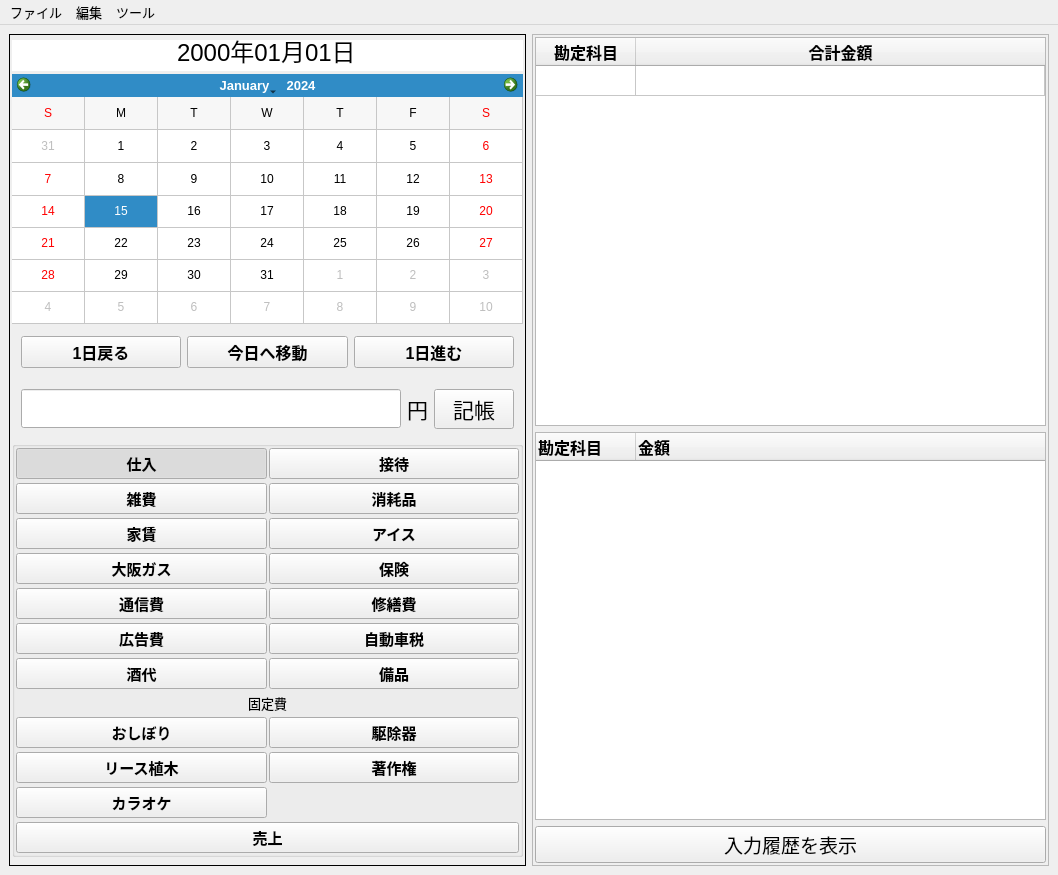
<?xml version="1.0" encoding="UTF-8"?>
<ui version="4.0">
 <class>MainWindow</class>
 <widget class="QMainWindow" name="MainWindow">
  <property name="geometry">
   <rect>
    <x>0</x>
    <y>0</y>
    <width>1058</width>
    <height>875</height>
   </rect>
  </property>
  <property name="minimumSize">
   <size>
    <width>0</width>
    <height>875</height>
   </size>
  </property>
  <property name="font">
   <font>
    <pointsize>10</pointsize>
   </font>
  </property>
  <property name="windowTitle">
   <string>New Taipoon</string>
  </property>
  <property name="toolButtonStyle">
   <enum>Qt::ToolButtonIconOnly</enum>
  </property>
  <widget class="QWidget" name="centralwidget">
   <layout class="QHBoxLayout" name="horizontalLayout_2">
    <item>
     <widget class="QFrame" name="left_frame">
      <property name="layoutDirection">
       <enum>Qt::LeftToRight</enum>
      </property>
      <property name="frameShape">
       <enum>QFrame::Box</enum>
      </property>
      <property name="frameShadow">
       <enum>QFrame::Plain</enum>
      </property>
      <layout class="QVBoxLayout" name="verticalLayout">
       <property name="spacing">
        <number>0</number>
       </property>
       <property name="sizeConstraint">
        <enum>QLayout::SetMinimumSize</enum>
       </property>
       <property name="leftMargin">
        <number>2</number>
       </property>
       <property name="topMargin">
        <number>2</number>
       </property>
       <property name="rightMargin">
        <number>2</number>
       </property>
       <property name="bottomMargin">
        <number>2</number>
       </property>
       <item>
        <widget class="QDateEdit" name="date_edit">
         <property name="font">
          <font>
           <pointsize>18</pointsize>
          </font>
         </property>
         <property name="focusPolicy">
          <enum>Qt::ClickFocus</enum>
         </property>
         <property name="frame">
          <bool>false</bool>
         </property>
         <property name="alignment">
          <set>Qt::AlignCenter</set>
         </property>
         <property name="buttonSymbols">
          <enum>QAbstractSpinBox::NoButtons</enum>
         </property>
         <property name="currentSection">
          <enum>QDateTimeEdit::DaySection</enum>
         </property>
         <property name="displayFormat">
          <string>yyyy年MM月dd日</string>
         </property>
         <property name="calendarPopup">
          <bool>false</bool>
         </property>
        </widget>
       </item>
       <item>
        <widget class="QCalendarWidget" name="calender">
         <property name="sizePolicy">
          <sizepolicy hsizetype="Fixed" vsizetype="Fixed">
           <horstretch>0</horstretch>
           <verstretch>0</verstretch>
          </sizepolicy>
         </property>
         <property name="maximumSize">
          <size>
           <width>16777212</width>
           <height>250</height>
          </size>
         </property>
         <property name="font">
          <font>
           <pointsize>9</pointsize>
          </font>
         </property>
         <property name="firstDayOfWeek">
          <enum>Qt::Sunday</enum>
         </property>
         <property name="gridVisible">
          <bool>true</bool>
         </property>
         <property name="selectionMode">
          <enum>QCalendarWidget::SingleSelection</enum>
         </property>
         <property name="horizontalHeaderFormat">
          <enum>QCalendarWidget::SingleLetterDayNames</enum>
         </property>
         <property name="verticalHeaderFormat">
          <enum>QCalendarWidget::NoVerticalHeader</enum>
         </property>
         <property name="navigationBarVisible">
          <bool>true</bool>
         </property>
        </widget>
       </item>
       <item>
        <widget class="QFrame" name="operate_date_buttons_frame">
         <property name="sizePolicy">
          <sizepolicy hsizetype="Preferred" vsizetype="Fixed">
           <horstretch>0</horstretch>
           <verstretch>0</verstretch>
          </sizepolicy>
         </property>
         <layout class="QHBoxLayout" name="horizontalLayout">
          <item>
           <widget class="QPushButton" name="go_back_day_button">
            <property name="font">
             <font>
              <pointsize>12</pointsize>
              <weight>75</weight>
              <bold>true</bold>
             </font>
            </property>
            <property name="text">
             <string>1日戻る</string>
            </property>
           </widget>
          </item>
          <item>
           <widget class="QPushButton" name="go_today_button">
            <property name="font">
             <font>
              <pointsize>12</pointsize>
              <weight>75</weight>
              <bold>true</bold>
             </font>
            </property>
            <property name="text">
             <string>今日へ移動</string>
            </property>
           </widget>
          </item>
          <item>
           <widget class="QPushButton" name="go_forward_day_button">
            <property name="font">
             <font>
              <pointsize>12</pointsize>
              <weight>75</weight>
              <bold>true</bold>
             </font>
            </property>
            <property name="text">
             <string>1日進む</string>
            </property>
           </widget>
          </item>
         </layout>
        </widget>
       </item>
       <item>
        <widget class="QFrame" name="input_frame">
         <property name="sizePolicy">
          <sizepolicy hsizetype="Preferred" vsizetype="Fixed">
           <horstretch>0</horstretch>
           <verstretch>0</verstretch>
          </sizepolicy>
         </property>
         <property name="font">
          <font>
           <pointsize>16</pointsize>
          </font>
         </property>
         <layout class="QHBoxLayout" name="input_layout">
          <item>
           <widget class="QLineEdit" name="price_line_edit">
            <property name="sizePolicy">
             <sizepolicy hsizetype="Expanding" vsizetype="Fixed">
              <horstretch>0</horstretch>
              <verstretch>0</verstretch>
             </sizepolicy>
            </property>
            <property name="font">
             <font>
              <pointsize>20</pointsize>
             </font>
            </property>
            <property name="acceptDrops">
             <bool>true</bool>
            </property>
            <property name="maxLength">
             <number>15</number>
            </property>
            <property name="alignment">
             <set>Qt::AlignCenter</set>
            </property>
            <property name="clearButtonEnabled">
             <bool>true</bool>
            </property>
           </widget>
          </item>
          <item>
           <widget class="QLabel" name="yen_label">
            <property name="text">
             <string>円</string>
            </property>
           </widget>
          </item>
          <item>
           <widget class="QPushButton" name="kicho_button">
            <property name="text">
             <string>記帳</string>
            </property>
           </widget>
          </item>
         </layout>
        </widget>
       </item>
       <item>
        <widget class="QGroupBox" name="buttons_groupbox">
         <property name="sizePolicy">
          <sizepolicy hsizetype="Preferred" vsizetype="Fixed">
           <horstretch>0</horstretch>
           <verstretch>0</verstretch>
          </sizepolicy>
         </property>
         <property name="font">
          <font>
           <pointsize>12</pointsize>
           <weight>75</weight>
           <bold>true</bold>
          </font>
         </property>
         <property name="alignment">
          <set>Qt::AlignCenter</set>
         </property>
         <property name="flat">
          <bool>false</bool>
         </property>
         <layout class="QGridLayout" name="gridLayout_4">
          <property name="leftMargin">
           <number>1</number>
          </property>
          <property name="topMargin">
           <number>1</number>
          </property>
          <property name="rightMargin">
           <number>1</number>
          </property>
          <property name="bottomMargin">
           <number>1</number>
          </property>
          <property name="horizontalSpacing">
           <number>2</number>
          </property>
          <property name="verticalSpacing">
           <number>4</number>
          </property>
          <item row="11" column="0" colspan="2">
           <widget class="QPushButton" name="uriage_button">
            <property name="font">
             <font>
              <pointsize>11</pointsize>
             </font>
            </property>
            <property name="styleSheet">
             <string notr="true"/>
            </property>
            <property name="text">
             <string>売上</string>
            </property>
            <property name="checkable">
             <bool>true</bool>
            </property>
            <property name="autoExclusive">
             <bool>true</bool>
            </property>
           </widget>
          </item>
          <item row="7" column="0" colspan="2">
           <widget class="QLabel" name="koteihi_label">
            <property name="font">
             <font>
              <pointsize>10</pointsize>
              <weight>50</weight>
              <bold>false</bold>
             </font>
            </property>
            <property name="text">
             <string>固定費</string>
            </property>
            <property name="alignment">
             <set>Qt::AlignCenter</set>
            </property>
           </widget>
          </item>
          <item row="10" column="0">
           <widget class="QPushButton" name="karaoke_button">
            <property name="font">
             <font>
              <pointsize>11</pointsize>
             </font>
            </property>
            <property name="text">
             <string>カラオケ</string>
            </property>
            <property name="checkable">
             <bool>true</bool>
            </property>
            <property name="autoExclusive">
             <bool>true</bool>
            </property>
           </widget>
          </item>
          <item row="2" column="1">
           <widget class="QPushButton" name="ice_button">
            <property name="font">
             <font>
              <pointsize>11</pointsize>
             </font>
            </property>
            <property name="text">
             <string>アイス</string>
            </property>
            <property name="checkable">
             <bool>true</bool>
            </property>
            <property name="autoExclusive">
             <bool>true</bool>
            </property>
           </widget>
          </item>
          <item row="2" column="0">
           <widget class="QPushButton" name="yachin_button">
            <property name="font">
             <font>
              <pointsize>11</pointsize>
             </font>
            </property>
            <property name="text">
             <string>家賃</string>
            </property>
            <property name="checkable">
             <bool>true</bool>
            </property>
            <property name="autoExclusive">
             <bool>true</bool>
            </property>
           </widget>
          </item>
          <item row="1" column="1">
           <widget class="QPushButton" name="syoumouhin_button">
            <property name="font">
             <font>
              <pointsize>11</pointsize>
             </font>
            </property>
            <property name="text">
             <string>消耗品</string>
            </property>
            <property name="checkable">
             <bool>true</bool>
            </property>
            <property name="autoExclusive">
             <bool>true</bool>
            </property>
           </widget>
          </item>
          <item row="0" column="1">
           <widget class="QPushButton" name="settai_button">
            <property name="font">
             <font>
              <pointsize>11</pointsize>
             </font>
            </property>
            <property name="text">
             <string>接待</string>
            </property>
            <property name="checkable">
             <bool>true</bool>
            </property>
            <property name="autoExclusive">
             <bool>true</bool>
            </property>
           </widget>
          </item>
          <item row="9" column="0">
           <widget class="QPushButton" name="lease_ueki_button">
            <property name="font">
             <font>
              <pointsize>11</pointsize>
             </font>
            </property>
            <property name="text">
             <string>リース植木</string>
            </property>
            <property name="checkable">
             <bool>true</bool>
            </property>
            <property name="autoExclusive">
             <bool>true</bool>
            </property>
           </widget>
          </item>
          <item row="3" column="1">
           <widget class="QPushButton" name="hoken_button">
            <property name="font">
             <font>
              <pointsize>11</pointsize>
             </font>
            </property>
            <property name="text">
             <string>保険</string>
            </property>
            <property name="checkable">
             <bool>true</bool>
            </property>
            <property name="autoExclusive">
             <bool>true</bool>
            </property>
           </widget>
          </item>
          <item row="1" column="0">
           <widget class="QPushButton" name="zappi_button">
            <property name="font">
             <font>
              <pointsize>11</pointsize>
             </font>
            </property>
            <property name="text">
             <string>雑費</string>
            </property>
            <property name="checkable">
             <bool>true</bool>
            </property>
            <property name="autoExclusive">
             <bool>true</bool>
            </property>
           </widget>
          </item>
          <item row="6" column="1">
           <widget class="QPushButton" name="bihin_button">
            <property name="font">
             <font>
              <pointsize>11</pointsize>
             </font>
            </property>
            <property name="text">
             <string>備品</string>
            </property>
            <property name="checkable">
             <bool>true</bool>
            </property>
            <property name="autoExclusive">
             <bool>true</bool>
            </property>
           </widget>
          </item>
          <item row="6" column="0">
           <widget class="QPushButton" name="sakadai_button">
            <property name="font">
             <font>
              <pointsize>11</pointsize>
             </font>
            </property>
            <property name="text">
             <string>酒代</string>
            </property>
            <property name="checkable">
             <bool>true</bool>
            </property>
            <property name="autoExclusive">
             <bool>true</bool>
            </property>
           </widget>
          </item>
          <item row="5" column="1">
           <widget class="QPushButton" name="zidousyazei_button">
            <property name="font">
             <font>
              <pointsize>11</pointsize>
             </font>
            </property>
            <property name="text">
             <string>自動車税</string>
            </property>
            <property name="checkable">
             <bool>true</bool>
            </property>
            <property name="autoExclusive">
             <bool>true</bool>
            </property>
           </widget>
          </item>
          <item row="4" column="1">
           <widget class="QPushButton" name="syuuzenhi_button">
            <property name="font">
             <font>
              <pointsize>11</pointsize>
             </font>
            </property>
            <property name="text">
             <string>修繕費</string>
            </property>
            <property name="checkable">
             <bool>true</bool>
            </property>
            <property name="autoExclusive">
             <bool>true</bool>
            </property>
           </widget>
          </item>
          <item row="5" column="0">
           <widget class="QPushButton" name="koukokuhi_button">
            <property name="font">
             <font>
              <pointsize>11</pointsize>
             </font>
            </property>
            <property name="text">
             <string>広告費</string>
            </property>
            <property name="checkable">
             <bool>true</bool>
            </property>
            <property name="autoExclusive">
             <bool>true</bool>
            </property>
           </widget>
          </item>
          <item row="0" column="0">
           <widget class="QPushButton" name="shiire_button">
            <property name="font">
             <font>
              <pointsize>11</pointsize>
             </font>
            </property>
            <property name="autoFillBackground">
             <bool>false</bool>
            </property>
            <property name="styleSheet">
             <string notr="true"/>
            </property>
            <property name="text">
             <string>仕入</string>
            </property>
            <property name="checkable">
             <bool>true</bool>
            </property>
            <property name="checked">
             <bool>true</bool>
            </property>
            <property name="autoExclusive">
             <bool>true</bool>
            </property>
           </widget>
          </item>
          <item row="4" column="0">
           <widget class="QPushButton" name="tsuushinhi_button">
            <property name="font">
             <font>
              <pointsize>11</pointsize>
             </font>
            </property>
            <property name="text">
             <string>通信費</string>
            </property>
            <property name="checkable">
             <bool>true</bool>
            </property>
            <property name="autoExclusive">
             <bool>true</bool>
            </property>
           </widget>
          </item>
          <item row="9" column="1">
           <widget class="QPushButton" name="chosakuken_button">
            <property name="font">
             <font>
              <pointsize>11</pointsize>
             </font>
            </property>
            <property name="text">
             <string>著作権</string>
            </property>
            <property name="checkable">
             <bool>true</bool>
            </property>
            <property name="autoExclusive">
             <bool>true</bool>
            </property>
           </widget>
          </item>
          <item row="8" column="0">
           <widget class="QPushButton" name="oshibori_button">
            <property name="font">
             <font>
              <pointsize>11</pointsize>
             </font>
            </property>
            <property name="text">
             <string>おしぼり</string>
            </property>
            <property name="checkable">
             <bool>true</bool>
            </property>
            <property name="autoExclusive">
             <bool>true</bool>
            </property>
           </widget>
          </item>
          <item row="3" column="0">
           <widget class="QPushButton" name="osaka_gas_button">
            <property name="font">
             <font>
              <pointsize>11</pointsize>
             </font>
            </property>
            <property name="text">
             <string>大阪ガス</string>
            </property>
            <property name="checkable">
             <bool>true</bool>
            </property>
            <property name="autoExclusive">
             <bool>true</bool>
            </property>
           </widget>
          </item>
          <item row="8" column="1">
           <widget class="QPushButton" name="kuzyoki_button">
            <property name="font">
             <font>
              <pointsize>11</pointsize>
             </font>
            </property>
            <property name="text">
             <string>駆除器</string>
            </property>
            <property name="checkable">
             <bool>true</bool>
            </property>
            <property name="autoExclusive">
             <bool>true</bool>
            </property>
           </widget>
          </item>
         </layout>
        </widget>
       </item>
      </layout>
     </widget>
    </item>
    <item>
     <widget class="QFrame" name="right_frame">
      <property name="minimumSize">
       <size>
        <width>506</width>
        <height>827</height>
       </size>
      </property>
      <property name="frameShape">
       <enum>QFrame::StyledPanel</enum>
      </property>
      <property name="frameShadow">
       <enum>QFrame::Raised</enum>
      </property>
      <layout class="QVBoxLayout" name="verticalLayout_2">
       <property name="leftMargin">
        <number>2</number>
       </property>
       <property name="topMargin">
        <number>2</number>
       </property>
       <property name="rightMargin">
        <number>2</number>
       </property>
       <property name="bottomMargin">
        <number>2</number>
       </property>
       <item>
        <widget class="QTableWidget" name="kamoku_price_table">
         <property name="sizePolicy">
          <sizepolicy hsizetype="Expanding" vsizetype="Expanding">
           <horstretch>0</horstretch>
           <verstretch>0</verstretch>
          </sizepolicy>
         </property>
         <property name="maximumSize">
          <size>
           <width>16777215</width>
           <height>500</height>
          </size>
         </property>
         <property name="alternatingRowColors">
          <bool>false</bool>
         </property>
         <property name="textElideMode">
          <enum>Qt::ElideLeft</enum>
         </property>
         <property name="horizontalScrollMode">
          <enum>QAbstractItemView::ScrollPerItem</enum>
         </property>
         <property name="sortingEnabled">
          <bool>true</bool>
         </property>
         <attribute name="horizontalHeaderCascadingSectionResizes">
          <bool>false</bool>
         </attribute>
         <attribute name="horizontalHeaderShowSortIndicator" stdset="0">
          <bool>true</bool>
         </attribute>
         <attribute name="horizontalHeaderStretchLastSection">
          <bool>true</bool>
         </attribute>
         <attribute name="verticalHeaderVisible">
          <bool>false</bool>
         </attribute>
         <attribute name="verticalHeaderHighlightSections">
          <bool>true</bool>
         </attribute>
         <row>
          <property name="text">
           <string>記録</string>
          </property>
          <property name="font">
           <font>
            <pointsize>9</pointsize>
           </font>
          </property>
          <property name="textAlignment">
           <set>AlignLeading|AlignVCenter</set>
          </property>
         </row>
         <column>
          <property name="text">
           <string>勘定科目</string>
          </property>
          <property name="font">
           <font>
            <pointsize>12</pointsize>
            <weight>75</weight>
            <bold>true</bold>
           </font>
          </property>
         </column>
         <column>
          <property name="text">
           <string>合計金額</string>
          </property>
          <property name="font">
           <font>
            <pointsize>12</pointsize>
            <weight>75</weight>
            <bold>true</bold>
           </font>
          </property>
         </column>
         <item row="0" column="0">
          <property name="text">
           <string/>
          </property>
          <property name="font">
           <font>
            <pointsize>11</pointsize>
           </font>
          </property>
          <property name="textAlignment">
           <set>AlignCenter</set>
          </property>
         </item>
         <item row="0" column="1">
          <property name="text">
           <string/>
          </property>
          <property name="font">
           <font>
            <pointsize>11</pointsize>
           </font>
          </property>
          <property name="textAlignment">
           <set>AlignCenter</set>
          </property>
         </item>
        </widget>
       </item>
       <item>
        <widget class="QTreeWidget" name="month_summary_tree">
         <property name="sizePolicy">
          <sizepolicy hsizetype="Expanding" vsizetype="Expanding">
           <horstretch>0</horstretch>
           <verstretch>0</verstretch>
          </sizepolicy>
         </property>
         <property name="maximumSize">
          <size>
           <width>16777215</width>
           <height>500</height>
          </size>
         </property>
         <column>
          <property name="text">
           <string>勘定科目</string>
          </property>
          <property name="font">
           <font>
            <pointsize>12</pointsize>
            <weight>75</weight>
            <bold>true</bold>
           </font>
          </property>
         </column>
         <column>
          <property name="text">
           <string>金額</string>
          </property>
          <property name="font">
           <font>
            <pointsize>12</pointsize>
            <weight>75</weight>
            <bold>true</bold>
           </font>
          </property>
         </column>
        </widget>
       </item>
       <item>
        <widget class="QPushButton" name="rireki_button">
         <property name="font">
          <font>
           <pointsize>14</pointsize>
          </font>
         </property>
         <property name="text">
          <string>入力履歴を表示</string>
         </property>
        </widget>
       </item>
      </layout>
     </widget>
    </item>
   </layout>
  </widget>
  <widget class="QMenuBar" name="menubar">
   <property name="geometry">
    <rect>
     <x>0</x>
     <y>0</y>
     <width>1058</width>
     <height>29</height>
    </rect>
   </property>
   <property name="defaultUp">
    <bool>false</bool>
   </property>
   <property name="nativeMenuBar">
    <bool>true</bool>
   </property>
   <widget class="QMenu" name="file_menu">
    <property name="title">
     <string>ファイル</string>
    </property>
    <widget class="QMenu" name="file_export_menu">
     <property name="title">
      <string>書き出し</string>
     </property>
     <addaction name="excel_action"/>
     <addaction name="csv_action"/>
     <addaction name="json_action"/>
    </widget>
    <addaction name="create_action"/>
    <addaction name="open_action"/>
    <addaction name="separator"/>
    <addaction name="file_export_menu"/>
    <addaction name="separator"/>
    <addaction name="quit_action"/>
   </widget>
   <widget class="QMenu" name="edit_menu">
    <property name="title">
     <string>編集</string>
    </property>
    <addaction name="undo_action"/>
    <addaction name="redo_action"/>
    <addaction name="separator"/>
    <addaction name="edit_kamoku_action"/>
    <addaction name="separator"/>
    <addaction name="register_all_action"/>
   </widget>
   <widget class="QMenu" name="tool_menu">
    <property name="title">
     <string>ツール</string>
    </property>
    <addaction name="statistics_action"/>
    <addaction name="separator"/>
    <addaction name="compare_action"/>
    <addaction name="separator"/>
    <addaction name="balance_action"/>
   </widget>
   <addaction name="file_menu"/>
   <addaction name="edit_menu"/>
   <addaction name="tool_menu"/>
  </widget>
  <action name="create_action">
   <property name="text">
    <string>新規作成</string>
   </property>
   <property name="menuRole">
    <enum>QAction::TextHeuristicRole</enum>
   </property>
   <property name="iconVisibleInMenu">
    <bool>true</bool>
   </property>
   <property name="shortcutVisibleInContextMenu">
    <bool>false</bool>
   </property>
  </action>
  <action name="open_action">
   <property name="text">
    <string>開く</string>
   </property>
  </action>
  <action name="save_action">
   <property name="text">
    <string>保存</string>
   </property>
  </action>
  <action name="excel_action">
   <property name="text">
    <string>Excel</string>
   </property>
  </action>
  <action name="csv_action">
   <property name="text">
    <string>CSV</string>
   </property>
  </action>
  <action name="json_action">
   <property name="text">
    <string>JSON</string>
   </property>
  </action>
  <action name="quit_action">
   <property name="text">
    <string>終了</string>
   </property>
  </action>
  <action name="undo_action">
   <property name="text">
    <string>元に戻す</string>
   </property>
  </action>
  <action name="redo_action">
   <property name="text">
    <string>やり直し</string>
   </property>
  </action>
  <action name="edit_kamoku_action">
   <property name="text">
    <string>勘定科目の編集</string>
   </property>
  </action>
  <action name="register_all_action">
   <property name="text">
    <string>月を指定して一斉登録</string>
   </property>
  </action>
  <action name="statistics_action">
   <property name="text">
    <string>統計情報をグラフで表示</string>
   </property>
  </action>
  <action name="compare_action">
   <property name="text">
    <string>他年度との比較</string>
   </property>
  </action>
  <action name="balance_action">
   <property name="text">
    <string>帳尻合わせモード</string>
   </property>
  </action>
 </widget>
 <resources/>
 <connections/>
</ui>
